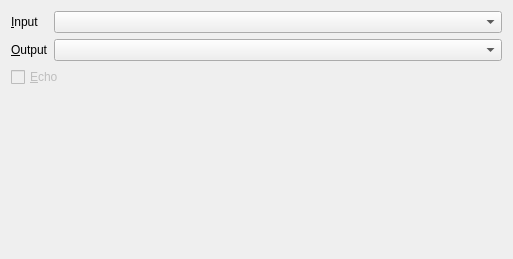
<?xml version="1.0" encoding="UTF-8"?>
<ui version="4.0">
 <class>DevicesSettings</class>
 <widget class="QWidget" name="DevicesSettings">
  <property name="geometry">
   <rect>
    <x>0</x>
    <y>0</y>
    <width>513</width>
    <height>259</height>
   </rect>
  </property>
  <property name="windowTitle">
   <string>Devices</string>
  </property>
  <layout class="QGridLayout" name="gridLayout" columnstretch="0,1">
   <item row="0" column="0">
    <widget class="QLabel" name="label">
     <property name="text">
      <string>&amp;Input</string>
     </property>
     <property name="buddy">
      <cstring>MIDIInput</cstring>
     </property>
    </widget>
   </item>
   <item row="1" column="1">
    <widget class="QComboBox" name="MIDIOutput"/>
   </item>
   <item row="2" column="0" colspan="2">
    <widget class="QCheckBox" name="MIDIEcho">
     <property name="enabled">
      <bool>false</bool>
     </property>
     <property name="toolTip">
      <string>Send MIDI events from the input to the output</string>
     </property>
     <property name="text">
      <string>&amp;Echo</string>
     </property>
    </widget>
   </item>
   <item row="1" column="0">
    <widget class="QLabel" name="label_2">
     <property name="text">
      <string>&amp;Output</string>
     </property>
     <property name="buddy">
      <cstring>MIDIOutput</cstring>
     </property>
    </widget>
   </item>
   <item row="0" column="1">
    <widget class="QComboBox" name="MIDIInput"/>
   </item>
   <item row="3" column="0" colspan="2">
    <spacer name="verticalSpacer">
     <property name="orientation">
      <enum>Qt::Vertical</enum>
     </property>
     <property name="sizeHint" stdset="0">
      <size>
       <width>20</width>
       <height>40</height>
      </size>
     </property>
    </spacer>
   </item>
  </layout>
 </widget>
 <resources/>
 <connections/>
</ui>
